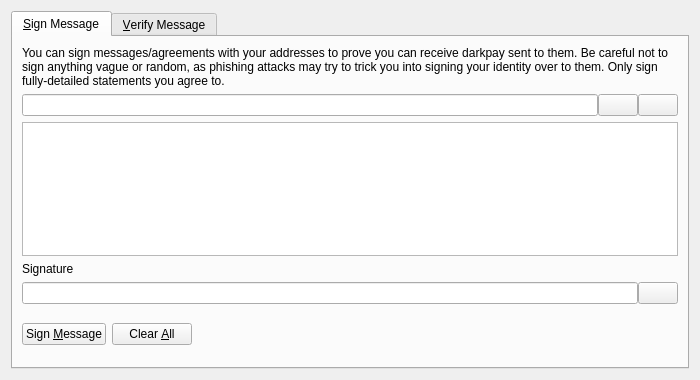
<?xml version="1.0" encoding="UTF-8"?>
<ui version="4.0">
 <class>SignVerifyMessageDialog</class>
 <widget class="QDialog" name="SignVerifyMessageDialog">
  <property name="geometry">
   <rect>
    <x>0</x>
    <y>0</y>
    <width>700</width>
    <height>380</height>
   </rect>
  </property>
  <property name="windowTitle">
   <string>Signatures - Sign / Verify a Message</string>
  </property>
  <property name="modal">
   <bool>true</bool>
  </property>
  <layout class="QVBoxLayout" name="verticalLayout">
   <item>
    <widget class="QTabWidget" name="tabWidget">
     <property name="currentIndex">
      <number>0</number>
     </property>
     <widget class="QWidget" name="tabSignMessage">
      <attribute name="title">
       <string>&amp;Sign Message</string>
      </attribute>
      <layout class="QVBoxLayout" name="verticalLayout_SM">
       <item>
        <widget class="QLabel" name="infoLabel_SM">
         <property name="text">
          <string>You can sign messages/agreements with your addresses to prove you can receive darkpay sent to them. Be careful not to sign anything vague or random, as phishing attacks may try to trick you into signing your identity over to them. Only sign fully-detailed statements you agree to.</string>
         </property>
         <property name="textFormat">
          <enum>Qt::PlainText</enum>
         </property>
         <property name="wordWrap">
          <bool>true</bool>
         </property>
        </widget>
       </item>
       <item>
        <layout class="QHBoxLayout" name="horizontalLayout_1_SM">
         <property name="spacing">
          <number>0</number>
         </property>
         <item>
          <widget class="QValidatedLineEdit" name="addressIn_SM">
           <property name="toolTip">
            <string>The Darkpay address to sign the message with</string>
           </property>
          </widget>
         </item>
         <item>
          <widget class="QPushButton" name="addressBookButton_SM">
           <property name="toolTip">
            <string>Choose previously used address</string>
           </property>
           <property name="text">
            <string/>
           </property>
           <property name="icon">
            <iconset resource="../bitcoin.qrc">
             <normaloff>:/icons/address-book</normaloff>:/icons/address-book</iconset>
           </property>
           <property name="shortcut">
            <string>Alt+A</string>
           </property>
           <property name="autoDefault">
            <bool>false</bool>
           </property>
          </widget>
         </item>
         <item>
          <widget class="QPushButton" name="pasteButton_SM">
           <property name="toolTip">
            <string>Paste address from clipboard</string>
           </property>
           <property name="text">
            <string/>
           </property>
           <property name="icon">
            <iconset resource="../bitcoin.qrc">
             <normaloff>:/icons/editpaste</normaloff>:/icons/editpaste</iconset>
           </property>
           <property name="shortcut">
            <string>Alt+P</string>
           </property>
           <property name="autoDefault">
            <bool>false</bool>
           </property>
          </widget>
         </item>
        </layout>
       </item>
       <item>
        <widget class="QPlainTextEdit" name="messageIn_SM">
         <property name="toolTip">
          <string>Enter the message you want to sign here</string>
         </property>
        </widget>
       </item>
       <item>
        <widget class="QLabel" name="signatureLabel_SM">
         <property name="text">
          <string>Signature</string>
         </property>
         <property name="textFormat">
          <enum>Qt::PlainText</enum>
         </property>
        </widget>
       </item>
       <item>
        <layout class="QHBoxLayout" name="horizontalLayout_2_SM">
         <property name="spacing">
          <number>0</number>
         </property>
         <item>
          <widget class="QLineEdit" name="signatureOut_SM">
           <property name="font">
            <font>
             <italic>true</italic>
            </font>
           </property>
           <property name="readOnly">
            <bool>true</bool>
           </property>
          </widget>
         </item>
         <item>
          <widget class="QPushButton" name="copySignatureButton_SM">
           <property name="toolTip">
            <string>Copy the current signature to the system clipboard</string>
           </property>
           <property name="text">
            <string/>
           </property>
           <property name="icon">
            <iconset resource="../bitcoin.qrc">
             <normaloff>:/icons/editcopy</normaloff>:/icons/editcopy</iconset>
           </property>
           <property name="autoDefault">
            <bool>false</bool>
           </property>
          </widget>
         </item>
        </layout>
       </item>
       <item>
        <layout class="QHBoxLayout" name="horizontalLayout_3_SM">
         <item>
          <widget class="QPushButton" name="signMessageButton_SM">
           <property name="toolTip">
            <string>Sign the message to prove you own this Darkpay address</string>
           </property>
           <property name="text">
            <string>Sign &amp;Message</string>
           </property>
           <property name="icon">
            <iconset resource="../bitcoin.qrc">
             <normaloff>:/icons/edit</normaloff>:/icons/edit</iconset>
           </property>
           <property name="autoDefault">
            <bool>false</bool>
           </property>
          </widget>
         </item>
         <item>
          <widget class="QPushButton" name="clearButton_SM">
           <property name="toolTip">
            <string>Reset all sign message fields</string>
           </property>
           <property name="text">
            <string>Clear &amp;All</string>
           </property>
           <property name="icon">
            <iconset resource="../bitcoin.qrc">
             <normaloff>:/icons/remove</normaloff>:/icons/remove</iconset>
           </property>
           <property name="autoDefault">
            <bool>false</bool>
           </property>
          </widget>
         </item>
         <item>
          <spacer name="horizontalSpacer_1_SM">
           <property name="orientation">
            <enum>Qt::Horizontal</enum>
           </property>
           <property name="sizeHint" stdset="0">
            <size>
             <width>40</width>
             <height>48</height>
            </size>
           </property>
          </spacer>
         </item>
         <item>
          <widget class="QLabel" name="statusLabel_SM">
           <property name="font">
            <font>
             <weight>75</weight>
             <bold>true</bold>
            </font>
           </property>
           <property name="text">
            <string/>
           </property>
           <property name="wordWrap">
            <bool>true</bool>
           </property>
          </widget>
         </item>
         <item>
          <spacer name="horizontalSpacer_2_SM">
           <property name="orientation">
            <enum>Qt::Horizontal</enum>
           </property>
           <property name="sizeHint" stdset="0">
            <size>
             <width>40</width>
             <height>48</height>
            </size>
           </property>
          </spacer>
         </item>
        </layout>
       </item>
      </layout>
     </widget>
     <widget class="QWidget" name="tabVerifyMessage">
      <attribute name="title">
       <string>&amp;Verify Message</string>
      </attribute>
      <layout class="QVBoxLayout" name="verticalLayout_VM">
       <item>
        <widget class="QLabel" name="infoLabel_VM">
         <property name="text">
          <string>Enter the receiver's address, message (ensure you copy line breaks, spaces, tabs, etc. exactly) and signature below to verify the message. Be careful not to read more into the signature than what is in the signed message itself, to avoid being tricked by a man-in-the-middle attack. Note that this only proves the signing party receives with the address, it cannot prove sendership of any transaction!</string>
         </property>
         <property name="textFormat">
          <enum>Qt::PlainText</enum>
         </property>
         <property name="alignment">
          <set>Qt::AlignLeading|Qt::AlignLeft|Qt::AlignTop</set>
         </property>
         <property name="wordWrap">
          <bool>true</bool>
         </property>
        </widget>
       </item>
       <item>
        <layout class="QHBoxLayout" name="horizontalLayout_1_VM">
         <property name="spacing">
          <number>0</number>
         </property>
         <item>
          <widget class="QValidatedLineEdit" name="addressIn_VM">
           <property name="toolTip">
            <string>The Darkpay address the message was signed with</string>
           </property>
          </widget>
         </item>
         <item>
          <widget class="QPushButton" name="addressBookButton_VM">
           <property name="toolTip">
            <string>Choose previously used address</string>
           </property>
           <property name="text">
            <string/>
           </property>
           <property name="icon">
            <iconset resource="../bitcoin.qrc">
             <normaloff>:/icons/address-book</normaloff>:/icons/address-book</iconset>
           </property>
           <property name="shortcut">
            <string>Alt+A</string>
           </property>
           <property name="autoDefault">
            <bool>false</bool>
           </property>
          </widget>
         </item>
        </layout>
       </item>
       <item>
        <widget class="QPlainTextEdit" name="messageIn_VM"/>
       </item>
       <item>
        <widget class="QValidatedLineEdit" name="signatureIn_VM"/>
       </item>
       <item>
        <layout class="QHBoxLayout" name="horizontalLayout_2_VM">
         <item>
          <widget class="QPushButton" name="verifyMessageButton_VM">
           <property name="toolTip">
            <string>Verify the message to ensure it was signed with the specified Darkpay address</string>
           </property>
           <property name="text">
            <string>Verify &amp;Message</string>
           </property>
           <property name="icon">
            <iconset resource="../bitcoin.qrc">
             <normaloff>:/icons/transaction_0</normaloff>:/icons/transaction_0</iconset>
           </property>
           <property name="autoDefault">
            <bool>false</bool>
           </property>
          </widget>
         </item>
         <item>
          <widget class="QPushButton" name="clearButton_VM">
           <property name="toolTip">
            <string>Reset all verify message fields</string>
           </property>
           <property name="text">
            <string>Clear &amp;All</string>
           </property>
           <property name="icon">
            <iconset resource="../bitcoin.qrc">
             <normaloff>:/icons/remove</normaloff>:/icons/remove</iconset>
           </property>
           <property name="autoDefault">
            <bool>false</bool>
           </property>
          </widget>
         </item>
         <item>
          <spacer name="horizontalSpacer_1_VM">
           <property name="orientation">
            <enum>Qt::Horizontal</enum>
           </property>
           <property name="sizeHint" stdset="0">
            <size>
             <width>40</width>
             <height>48</height>
            </size>
           </property>
          </spacer>
         </item>
         <item>
          <widget class="QLabel" name="statusLabel_VM">
           <property name="font">
            <font>
             <weight>75</weight>
             <bold>true</bold>
            </font>
           </property>
           <property name="text">
            <string/>
           </property>
           <property name="wordWrap">
            <bool>true</bool>
           </property>
          </widget>
         </item>
         <item>
          <spacer name="horizontalSpacer_2_VM">
           <property name="orientation">
            <enum>Qt::Horizontal</enum>
           </property>
           <property name="sizeHint" stdset="0">
            <size>
             <width>40</width>
             <height>48</height>
            </size>
           </property>
          </spacer>
         </item>
        </layout>
       </item>
      </layout>
     </widget>
    </widget>
   </item>
  </layout>
 </widget>
 <customwidgets>
  <customwidget>
   <class>QValidatedLineEdit</class>
   <extends>QLineEdit</extends>
   <header>qt/qvalidatedlineedit.h</header>
  </customwidget>
 </customwidgets>
 <resources>
  <include location="../bitcoin.qrc"/>
 </resources>
 <connections/>
</ui>
